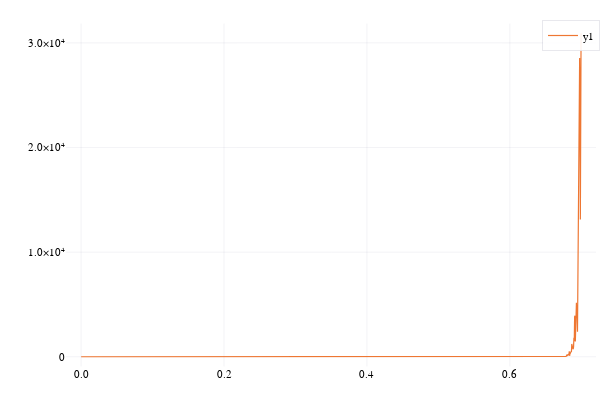

Notebook cell for this chart:
### Markdown cell above
## Collection

### Code cell
plot(Δts, ϵ_Ts)

### Figure 1 — Plotly figure (JSON) as saved in the notebook; plotly's stock layout.template omitted (floating-point values rounded to 4 significant figures; data arrays with more than 128 entries replaced by an {"elided": "..."} marker saying what was removed)
{"data": [{"colorbar": {"len": 0.9525, "title": "", "y": 0.5139}, "legendgroup": "y1", "line": {"color": "rgba(238, 119, 51, 1.000)", "dash": "solid", "shape": "linear", "width": 1.2}, "mode": "lines", "name": "y1", "showlegend": true, "type": "scatter", "x": {"elided": "1400 float values"}, "xaxis": "x", "y": {"elided": "1400 float values"}, "yaxis": "y", "zmax": null, "zmin": null}], "layout": {"annotations": [], "height": 400, "legend": {"bgcolor": "rgba(255, 255, 255, 0.900)", "bordercolor": "rgba(34, 34, 85, 0.100)", "borderwidth": 1, "font": {"color": "rgba(0, 0, 0, 1.000)", "family": "sans-serif", "size": 11}, "title": {"font": {"color": "rgba(0, 0, 0, 1.000)", "family": "sans-serif", "size": 15}, "text": ""}, "tracegroupgap": 0, "traceorder": "normal", "x": 1, "xanchor": "auto", "y": 1, "yanchor": "auto"}, "margin": {"b": 20, "l": 0, "r": 0, "t": 20}, "paper_bgcolor": "rgba(255, 255, 255, 1.000)", "plot_bgcolor": "rgba(255, 255, 255, 1.000)", "showlegend": true, "width": 600, "xaxis": {"anchor": "y", "domain": [0.1103, 0.9934], "gridcolor": "rgba(34, 34, 85, 0.100)", "gridwidth": 0.5, "linecolor": "rgba(0, 0, 0, 1.000)", "mirror": false, "range": [-0.02089, 0.7206], "showgrid": true, "showline": false, "showticklabels": true, "tickangle": 0, "tickcolor": "rgba(0, 0, 0, 0.000)", "tickfont": {"color": "rgba(0, 0, 0, 1.000)", "family": "sans-serif", "size": 11}, "tickmode": "array", "ticks": "inside", "ticktext": ["0.0", "0.2", "0.4", "0.6"], "tickvals": [0, 0.2, 0.4, 0.6], "title": "", "titlefont": {"color": "rgba(0, 0, 0, 1.000)", "family": "sans-serif", "size": 15}, "type": "-", "visible": true, "zeroline": false, "zerolinecolor": "rgba(0, 0, 0, 1.000)"}, "yaxis": {"anchor": "x", "domain": [0.03762, 0.9902], "gridcolor": "rgba(34, 34, 85, 0.100)", "gridwidth": 0.5, "linecolor": "rgba(0, 0, 0, 1.000)", "mirror": false, "range": [-927.7, 31850.0], "showgrid": true, "showline": false, "showticklabels": true, "tickangle": 0, "tickcolor": "rgba(0, 0, 0, 0.000)", "tickfont": {"color": "rgba(0, 0, 0, 1.000)", "family": "sans-serif", "size": 11}, "tickmode": "array", "ticks": "inside", "ticktext": ["0", "1.0×10⁴", "2.0×10⁴", "3.0×10⁴"], "tickvals": [0, 10000, 20000, 30000], "title": "", "titlefont": {"color": "rgba(0, 0, 0, 1.000)", "family": "sans-serif", "size": 15}, "type": "-", "visible": true, "zeroline": false, "zerolinecolor": "rgba(0, 0, 0, 1.000)"}}}
